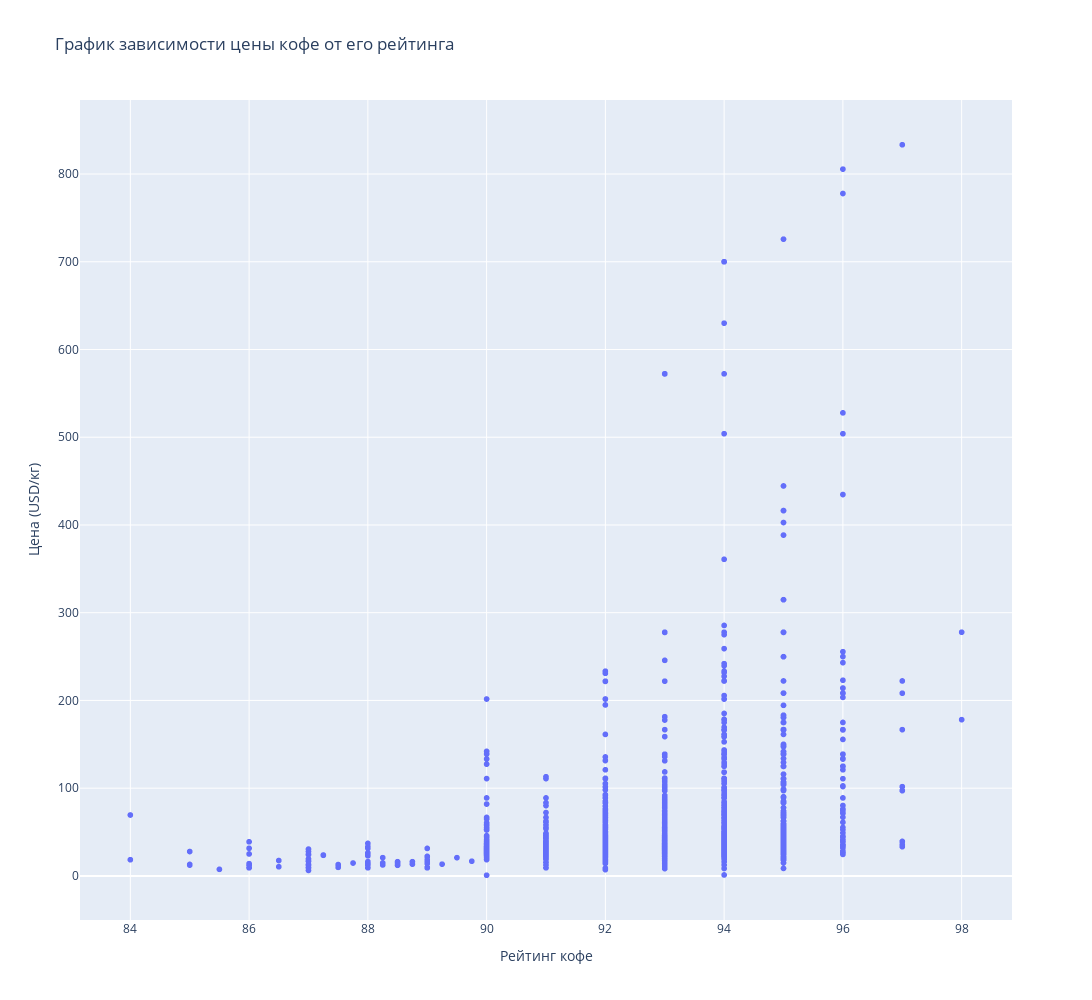

The notebook cell saved with this chart:
### Markdown cell above
Построим график зависимости цены кофе от его рейтинга.

### Code cell
fig_scatter = px.scatter(
    data_frame = coffee_data,
    x = 'rating',
    y = 'price_kg/USD',
    height=1000,
    width=2000,
    labels={'rating':'Рейтинг кофе', 'price_kg/USD':'Цена (USD/кг)'},
    title='График зависимости цены кофе от его рейтинга'
)
fig_scatter.show()

### Figure 1 — Plotly figure (JSON) as saved in the notebook; plotly's stock layout.template omitted (floating-point values rounded to 4 significant figures; data arrays with more than 128 entries replaced by an {"elided": "..."} marker saying what was removed)
{"data": [{"hovertemplate": "Рейтинг кофе=%{x}<br>Цена (USD/кг)=%{y}<extra></extra>", "legendgroup": "", "marker": {"color": "#636efa", "symbol": "circle"}, "mode": "markers", "name": "", "showlegend": false, "type": "scattergl", "x": {"elided": "2126 float values"}, "xaxis": "x", "y": {"elided": "2126 float values"}, "yaxis": "y"}], "layout": {"height": 1000, "legend": {"tracegroupgap": 0}, "title": {"text": "График зависимости цены кофе от его рейтинга"}, "width": 2000, "xaxis": {"anchor": "y", "domain": [0, 1], "title": {"text": "Рейтинг кофе"}}, "yaxis": {"anchor": "x", "domain": [0, 1], "title": {"text": "Цена (USD/кг)"}}}}
